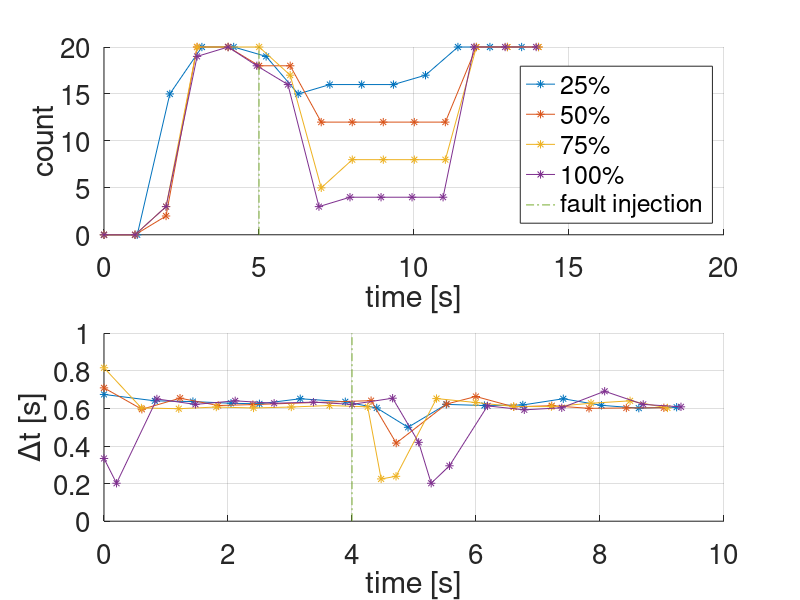
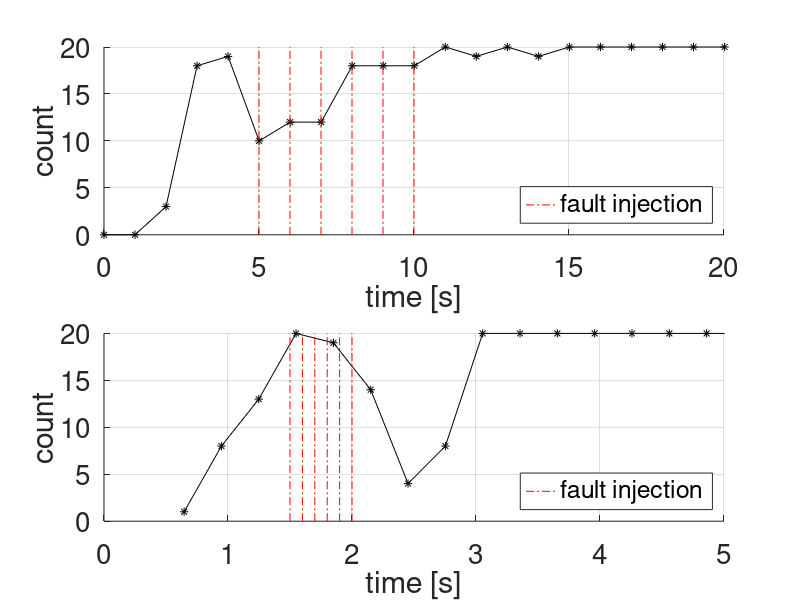
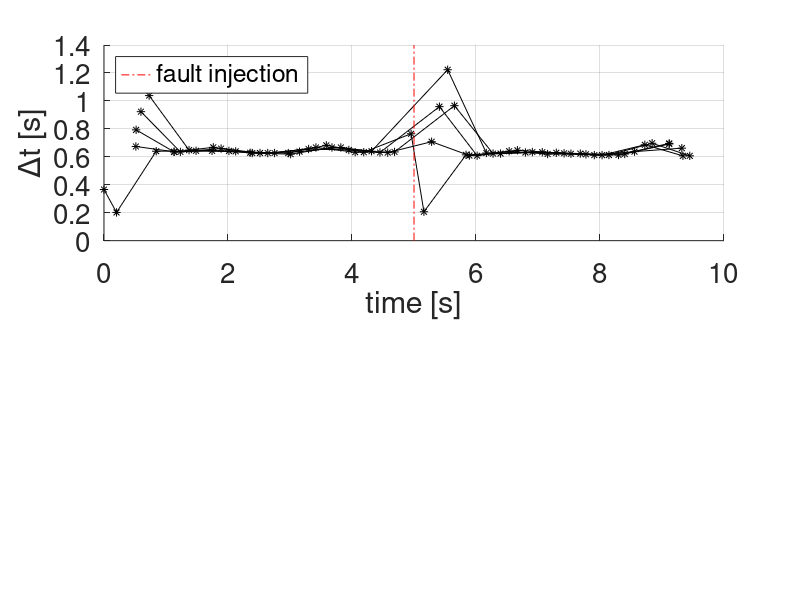

Here is the MATLAB script that generated these plots, in order: (Note: this script raises an error after producing the figures.)
clear all;
close all;
clc;

function ret = t(timestamps)
    ret = (timestamps - timestamps(1)) / 1000;
end

function hera_measure()
    figure();

    fault25 = csvread("hera_measure_4_1.csv");
    fault50 = csvread("hera_measure_4_2.csv");
    fault75 = csvread("hera_measure_4_3.csv");
    fault100 = csvread("hera_measure_4_4.csv");

    subplot(2,1,1);
    hold on;
    grid on;
    set(gca(), "fontsize", 20);

    plot(t(fault25(:,4)), fault25(:,3), '-*');
    plot(t(fault50(:,2)), fault50(:,3), '-*');
    plot(t(fault75(:,2)), fault75(:,3), '-*');
    plot(t(fault100(:,2)), fault100(:,3), '-*');
    plot([5 5], [0 20], '-.');

    legend("25%", "50%", "75%", "100%", "fault injection",
        "location", "southeast");
    xlabel("time [s]");
    ylabel("count");

    fault25 = csvread("hera_sync_measure_1.csv");
    fault50 = csvread("hera_sync_measure_2.csv");
    fault75 = csvread("hera_sync_measure_3.csv");
    fault100 = csvread("hera_sync_measure_4.csv");

    subplot(2,1,2);
    hold on;
    grid on;
    set(gca(), "fontsize", 20);

    plot(t(fault25(:,2)), fault25(:,3)/1000, '-*');
    plot(t(fault50(:,2)), fault50(:,3)/1000, '-*');
    plot(t(fault75(:,2)), fault75(:,3)/1000, '-*');
    plot(t(fault100(:,2)), fault100(:,3)/1000, '-*');
    plot([4 4], [0 1], '-.');

    xlabel("time [s]");
    ylabel('{\Delta}t [s]');
end

function hera_com_data()
    data = csvread("hera_data_4_6.csv");
    com = csvread("hera_com_4_6.csv");
    figure();

    subplot(2, 1, 1);
    hold on;
    grid on;
    set(gca(), "fontsize", 20);
    axis([0 20 0 20]);
    xlabel("time [s]");
    ylabel("count");
    plot(t(data(:,2)), data(:,3), '-*', "color", "black");
    for i = 1:6
        x = 4+i;
        p = plot([x x], [0 20], '-.', "color", "red");
    end
    legend(p, "fault injection", "location", "southeast");

    Colors = jet(3);
    subplot(2, 1, 2);
    hold on;
    grid on;
    set(gca(), "fontsize", 20);
    axis([0 5 0 20]);
    xlabel("time [s]");
    ylabel("count");
    plot(com(:,4)/1000, com(:,3), '-*', "color", "black");
    for i = 1:6
        x = 1.4+i*0.1;
        p = plot([x x], [0 20], '-.', "color", "red");
    end
    legend(p, "fault injection", "location", "southeast");
end

function hera_sync_sub()
    figure();

    sync1 = csvread("hera_sync_1.csv");
    sync2 = csvread("hera_sync_2.csv");
    sync3 = csvread("hera_sync_3.csv");
    sync4 = csvread("hera_sync_4.csv");
    sync5 = csvread("hera_sync_5.csv");

    tof = min([sync1(1,2) sync2(1,2) sync3(1,2) sync4(1,2) sync5(1,2)]);
    t = @(x) (x-tof)/1000;

    subplot(2, 1, 1);
    hold on;
    grid on;
    set(gca(), "fontsize", 20);
    xlabel("time [s]");
    ylabel('{\Delta}t [s]');
    plot(t(sync1(:,2)), sync1(:,3)/1000, '-*', "color", "black");
    plot(t(sync2(:,2)), sync2(:,3)/1000, '-*', "color", "black");
    plot(t(sync3(:,2)), sync3(:,3)/1000, '-*', "color", "black");
    plot(t(sync4(:,2)), sync4(:,3)/1000, '-*', "color", "black");
    plot(t(sync5(:,2)), sync5(:,3)/1000, '-*', "color", "black");
    p = plot([5 5], [0 1.4], '-.', "color", "red");
    legend(p, "fault injection", "location", "northwest");


    sub1 = csvread("hera_sub_1.csv");
    sub2 = csvread("hera_sub_2.csv");
    sub3 = csvread("hera_sub_3.csv");
    sub4 = csvread("hera_sub_4.csv");
    sub5 = csvread("hera_sub_5.csv");

    tof = min([sub1(1,2) sub2(1,2) sub3(1,2) sub4(1,2) sub5(1,2)]);
    t = @(x) (x-tof)/1000;

    subplot(2, 1, 2);
    hold on;
    grid on;
    set(gca(), "fontsize", 20);
    xlabel("time [s]");
    ylabel('{\Delta}t [s]');
    plot(t(sub1(:,2)), sub1(:,3)/1000, '-*', "color", "black");
    plot(t(sub2(:,2)), sub2(:,3)/1000, '-*', "color", "black");
    plot(t(sub3(:,2)), sub3(:,3)/1000, '-*', "color", "black");
    plot(t(sub4(:,2)), sub4(:,3)/1000, '-*', "color", "black");
    plot(t(sub5(:,2)), sub5(:,3)/1000, '-*', "color", "black");
    p = plot([5 5], [0 3], '-.', "color", "red");
    legend(p, "fault injection", "location", "northwest");
end

function hera_synchronization()
    s1 = csvread("hera_synchronization_2_not_app.csv");
    s2 = csvread("hera_synchronization_1_app.csv");

    figure();
    hold on;
    grid on;
    set(gca(), "fontsize", 20);
    axis([0 120 0 14]);

    tv = t(s1(:,2));
    plot(tv, s1(:,3)/1000, '-*');
    plot(tv(end)+t(s2(:,2)), s2(:,3)/1000, '-*');
    plot(tv(end)*[1 1], [0 14], '-.');

    xlabel("time [s]");
    ylabel('{\Delta}t [s]');
    legend("2 power-off, 0 failover", "1 power-off, 1 failover",
        "restart with remaining nodes",
        "location", "northwest");

end

hera_measure();
hera_com_data();
hera_sync_sub();
hera_synchronization();
